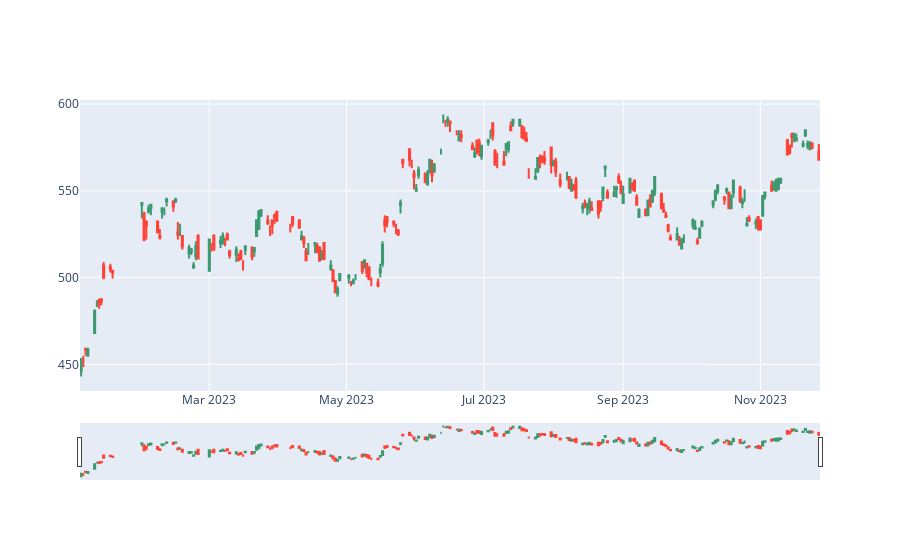

This figure's notebook cell:
### Code cell
# Using plotly to show Candlestick Chart
import plotly.graph_objects as go

import pandas as pd
from datetime import datetime
df = pd.read_csv("./tsmc2023.csv")
fig = go.Figure(data=[go.Candlestick(x=df['Date'],
                open=df['Open'],
                high=df['High'],
                low=df['Low'],
                close=df['Close'])])

fig.show()

### Figure 1 — Plotly figure (JSON) as saved in the notebook; plotly's stock layout.template omitted (floating-point values rounded to 4 significant figures; data arrays with more than 128 entries replaced by an {"elided": "..."} marker saying what was removed)
{"data": [{"close": {"elided": "215 float values"}, "high": {"elided": "215 float values"}, "low": {"elided": "215 float values"}, "open": {"elided": "215 float values"}, "type": "candlestick", "x": {"elided": "215 str values"}}], "layout": {}}
